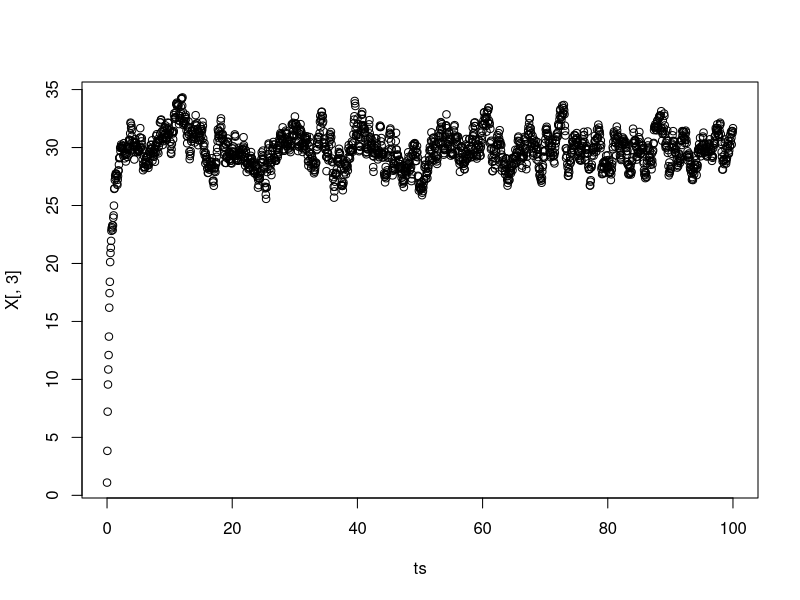

Recreate this plot in R.
## ---- chunk 1
knitr::opts_chunk$set(echo = TRUE)
library(magrittr)
## ---- chunk 2

set.seed(123)
p=5
S =10**3*2 # steps
p_c=c(10,1.5,0.5)


Theta = lapply(c(1:p),function(i)p_c[1]*i)%>%unlist()
Theta = Theta%>%as.matrix()
# to generate a positive definite mx
egv_H = lapply(c(1:p),function(i)p_c[2]*i)%>%unlist()

A1 =matrix(rnorm(p*p),nrow=p)
Q1=qr.Q(qr(A1))
D1 = diag(egv_H)
H = Q1 %*% D1 %*% t(Q1) # #np.linalg.eig(H1)
#eigen(H )

# to generate a L by Cholesky decomposition
egv_L = lapply(c(1:p),function(i)p_c[3]*i)%>%unlist()
set.seed(123)
A2 = matrix(rnorm(p*p),nrow=p)
A2[upper.tri(A2, diag = FALSE)]=0
L=A2
diag(L)=egv_L

## ---- chunk 3
ts=seq(0,100,length.out=S)
N=S
dt = ts[2] - ts[1]
X=matrix(0,nrow=N,ncol = p)
X[1,]=rep(1.1, p)

for(i in 1:(N-1)){
  t_x1=X[i,]%>%as.matrix()
  t_x2 = t_x1 + H %*% (Theta- t_x1) * dt  + (L * (dt)**(1/2)) %*% as.matrix(rnorm(p))
  X[i+1,] = as.vector(t_x2)
}



plot(ts, X[,3])
#lines(ts,X[,2],col='green' )
#legend("bottomright", legend=c("acutal temp","predicted temp")
 #        , pch=c(1,1), lty=c(1,1),lwd=c(1,1), col=c("black","red"))


## ---- chunk 4
#def Log_OU(X1,X2, dt, p_vars):
	
p_vars = c(Theta, egv_H,egv_L)
#-------------------------------------
Theta_lo=p_vars[1:p]%>%as.matrix()
# to generate a positive definite mx
egv_H_lo=p_vars[(p+1):(2*p)]
D = diag(egv_H_lo)
H_lo = Q1 %*% D %*% t(Q1)

# to generate a L by Cholesky decomposition
egv_L_lo = p_vars[(2*p+1):(3*p)]
L_lo=A2
diag(L_lo)=egv_L_lo

#--------------------------------------------------  
X1=X[4,]%>%as.matrix();X2=X[5,]%>%as.matrix() ##....-------
mu2 = X1 + H_lo%*%(Theta_lo-X2)*dt
#μ₂ = vec(μ₂)
Sigma = (L_lo*dt**(0.5))%*%t(L_lo*dt**(0.5))
Sigma_inv = solve(Sigma)

t1 = X2-mu2
t2 = log(det(Sigma))
t3 = p*(log(2*pi))
#----------------------------
res = t(t1) %*% Sigma_inv %*% t1 + t2 + t3
-0.5*res

## ---- chunk 5

Log_OU<-function(X1,X2, dt, p_vars){
	
  #------------------------------------------------------
  Theta_lo=p_vars[1:p]%>%as.matrix()
  
  # to generate a positive definite mx--------------------
  egv_H_lo=p_vars[(p+1):(2*p)]
  D = diag(egv_H_lo)
  H_lo = Q1 %*% D %*% t(Q1)
  
  # to generate a L by Cholesky decomposition
  egv_L_lo = p_vars[(2*p+1):(3*p)]
  L_lo=A2
  diag(L_lo)=egv_L_lo
  
  #The likelihood--------------------------------------------------  
  X1=X1%>%as.matrix();X2=X2%>%as.matrix() ##....-------
  mu2 = X1 + H_lo%*%(Theta_lo-X2)*dt
  #μ₂ = vec(μ₂)
  Sigma = (L_lo*dt**(0.5))%*%t(L_lo*dt**(0.5))
  Sigma_inv = solve(Sigma)
  
  t1 = X2-mu2
  t2 = log(det(Sigma))
  t3 = p*(log(2*pi))
  #----------------------------
  res = t(t1) %*% Sigma_inv %*% t1 + t2 + t3
  -0.5*res
}

X1=X[4,]
X2=X[5,]
Log_OU(X1,X2, dt, p_vars)

